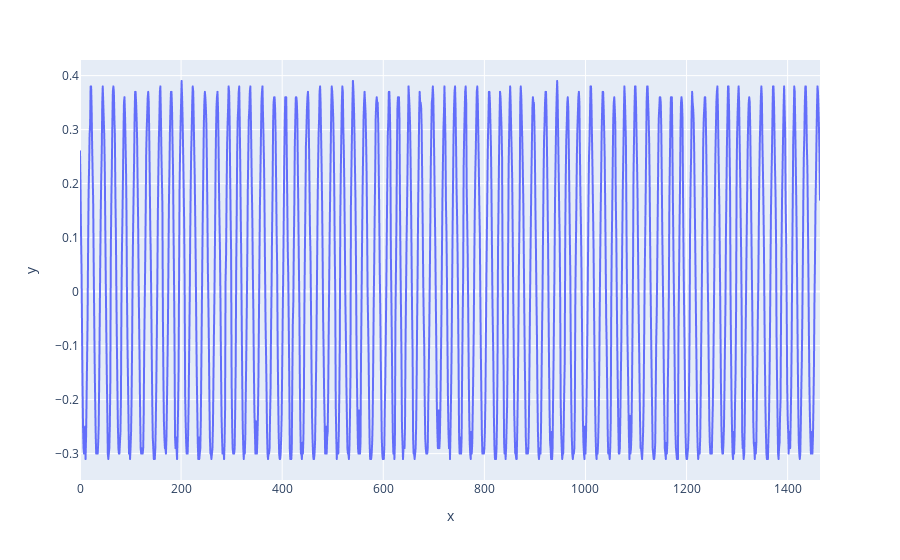

Source (notebook cell):
### Code cell
df = px.data.gapminder().query("country=='Canada'")
fig = px.line(y=float_values, title='')
fig.show()

### Figure 1 — Plotly figure (JSON) as saved in the notebook; plotly's stock layout.template omitted (floating-point values rounded to 4 significant figures; data arrays with more than 128 entries replaced by an {"elided": "..."} marker saying what was removed)
{"data": [{"hovertemplate": "x=%{x}<br>y=%{y}<extra></extra>", "legendgroup": "", "line": {"color": "#636efa", "dash": "solid"}, "mode": "lines", "name": "", "showlegend": false, "type": "scattergl", "x": {"elided": "1465 int values"}, "xaxis": "x", "y": {"elided": "1465 float values"}, "yaxis": "y"}], "layout": {"legend": {"tracegroupgap": 0}, "margin": {"t": 60}, "xaxis": {"anchor": "y", "domain": [0, 1], "title": {"text": "x"}}, "yaxis": {"anchor": "x", "domain": [0, 1], "title": {"text": "y"}}}}
